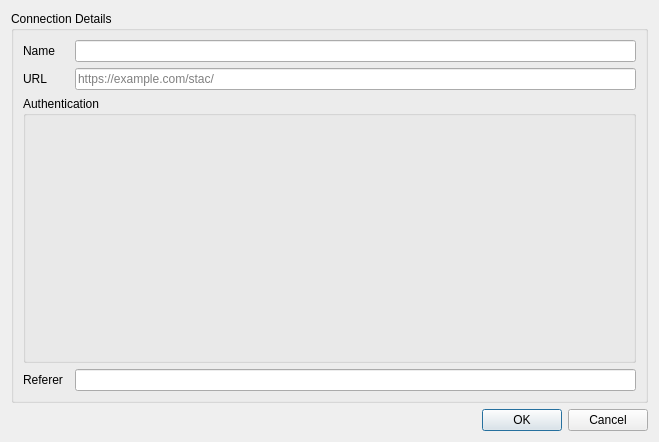
<?xml version="1.0" encoding="UTF-8"?>
<ui version="4.0">
 <class>QgsStacConnectionDialog</class>
 <widget class="QDialog" name="QgsStacConnectionDialog">
  <property name="geometry">
   <rect>
    <x>0</x>
    <y>0</y>
    <width>659</width>
    <height>442</height>
   </rect>
  </property>
  <property name="windowTitle">
   <string>STAC Connection</string>
  </property>
  <layout class="QVBoxLayout" name="verticalLayout">
   <item>
    <widget class="QGroupBox" name="mGroupBox">
     <property name="title">
      <string>Connection Details</string>
     </property>
     <layout class="QGridLayout" name="gridLayout">
      <item row="6" column="0">
       <widget class="QLabel" name="lblReferer">
        <property name="text">
         <string>Referer</string>
        </property>
        <property name="buddy">
         <cstring>mEditReferer</cstring>
        </property>
       </widget>
      </item>
      <item row="5" column="0" colspan="3">
       <widget class="QGroupBox" name="mAuthGroupBox">
        <property name="title">
         <string>Authentication</string>
        </property>
        <layout class="QVBoxLayout" name="verticalLayout_3">
         <property name="leftMargin">
          <number>6</number>
         </property>
         <property name="topMargin">
          <number>6</number>
         </property>
         <property name="rightMargin">
          <number>6</number>
         </property>
         <property name="bottomMargin">
          <number>6</number>
         </property>
         <item>
          <widget class="QgsAuthSettingsWidget" name="mAuthSettings" native="true"/>
         </item>
        </layout>
       </widget>
      </item>
      <item row="0" column="2">
       <widget class="QLineEdit" name="mEditName">
        <property name="toolTip">
         <string>Name of the new connection</string>
        </property>
       </widget>
      </item>
      <item row="6" column="2">
       <widget class="QLineEdit" name="mEditReferer">
        <property name="toolTip">
         <string>Optional custom referer</string>
        </property>
       </widget>
      </item>
      <item row="1" column="0">
       <widget class="QLabel" name="label_2">
        <property name="text">
         <string>URL</string>
        </property>
       </widget>
      </item>
      <item row="0" column="0" colspan="2">
       <widget class="QLabel" name="label">
        <property name="text">
         <string>Name</string>
        </property>
       </widget>
      </item>
      <item row="1" column="2">
       <widget class="QLineEdit" name="mEditUrl">
        <property name="toolTip">
         <string>URL of the connection</string>
        </property>
        <property name="placeholderText">
         <string>https://example.com/stac/</string>
        </property>
       </widget>
      </item>
     </layout>
    </widget>
   </item>
   <item>
    <widget class="QDialogButtonBox" name="buttonBox">
     <property name="orientation">
      <enum>Qt::Horizontal</enum>
     </property>
     <property name="standardButtons">
      <set>QDialogButtonBox::Cancel|QDialogButtonBox::Ok</set>
     </property>
    </widget>
   </item>
  </layout>
 </widget>
 <customwidgets>
  <customwidget>
   <class>QgsAuthSettingsWidget</class>
   <extends>QWidget</extends>
   <header>qgsauthsettingswidget.h</header>
   <container>1</container>
  </customwidget>
 </customwidgets>
 <tabstops>
  <tabstop>mEditName</tabstop>
  <tabstop>mEditUrl</tabstop>
  <tabstop>mEditReferer</tabstop>
 </tabstops>
 <resources/>
 <connections>
  <connection>
   <sender>buttonBox</sender>
   <signal>accepted()</signal>
   <receiver>QgsStacConnectionDialog</receiver>
   <slot>accept()</slot>
   <hints>
    <hint type="sourcelabel">
     <x>224</x>
     <y>381</y>
    </hint>
    <hint type="destinationlabel">
     <x>157</x>
     <y>274</y>
    </hint>
   </hints>
  </connection>
  <connection>
   <sender>buttonBox</sender>
   <signal>rejected()</signal>
   <receiver>QgsStacConnectionDialog</receiver>
   <slot>reject()</slot>
   <hints>
    <hint type="sourcelabel">
     <x>292</x>
     <y>387</y>
    </hint>
    <hint type="destinationlabel">
     <x>286</x>
     <y>274</y>
    </hint>
   </hints>
  </connection>
 </connections>
</ui>
